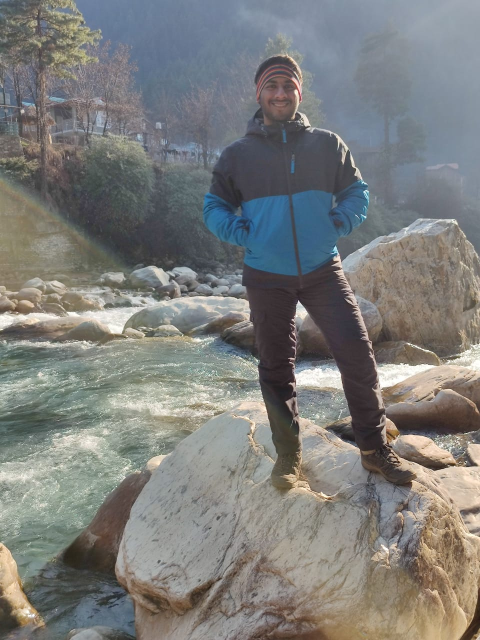
#> input picture pictures/me2.jpg, 960 x 1280 px, found by its file name (shown at 1/2 size)
$ python face_detection_photo.py
#> lines starting #> are read from the running program, lines starting #| are printed output that depends on the picture; after the words box and inside, x2 and y2 are one past the last pixel; in counts of white or black regions, pixels touching at a corner belong together
import cv2 as cv

img = cv.imread('/home/arpitjain/Desktop/Code/Python/OpenCV/pictures/me2.jpg')
#> img is the input picture: shape (1280, 960, 3); mean B, G, R 123.2, 125.2, 124.5
image = cv.resize(img, (600,600))
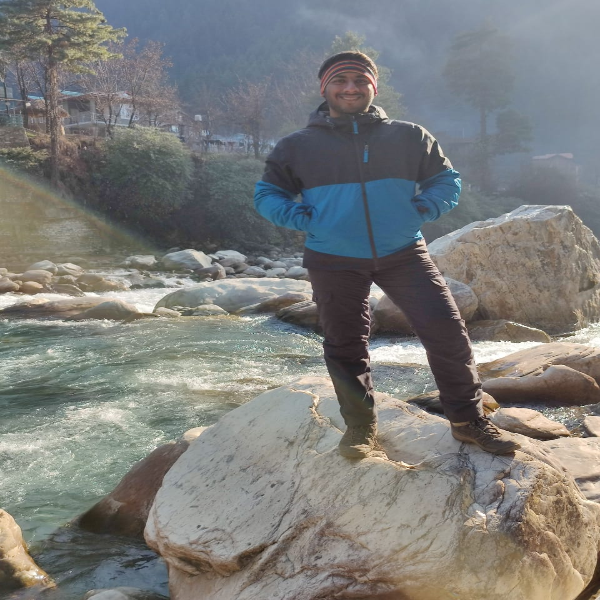
#> image: shape (600, 600, 3); mean B, G, R 123.1, 125.1, 124.4
gray = cv.cvtColor(image, cv.COLOR_BGR2GRAY)
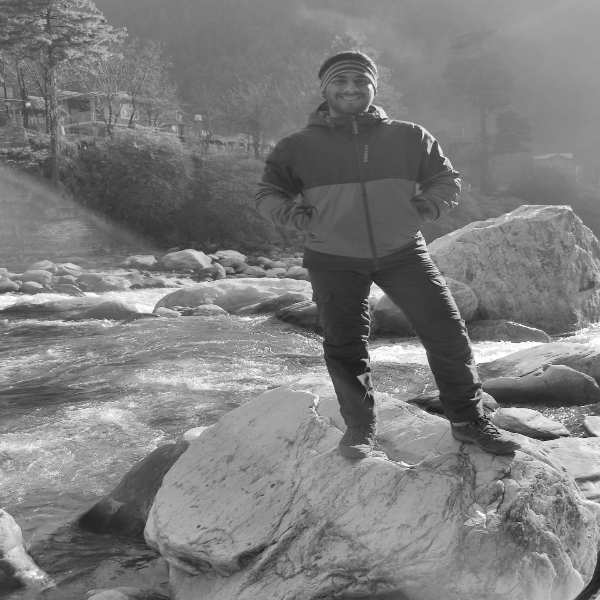
#> gray: shape (600, 600); min 21, max 255, mean 124.7


cascade_face = cv.CascadeClassifier('/home/arpitjain/Desktop/Code/Python/OpenCV/haarcascades/haarcascade_frontalface_alt2.xml')

faces_rect = cascade_face.detectMultiScale(gray, 1.2, 3)
#> faces_rect = [[324, 60, 52, 52]]

print(f'number of faces found = {len(faces_rect)}')
#| number of faces found = 1

for (x,y,w,h) in faces_rect:
    cv.rectangle(image, (x,y), (x+w,y+h), (0,255,0), thickness = 2)
#> this loop made 1 pass
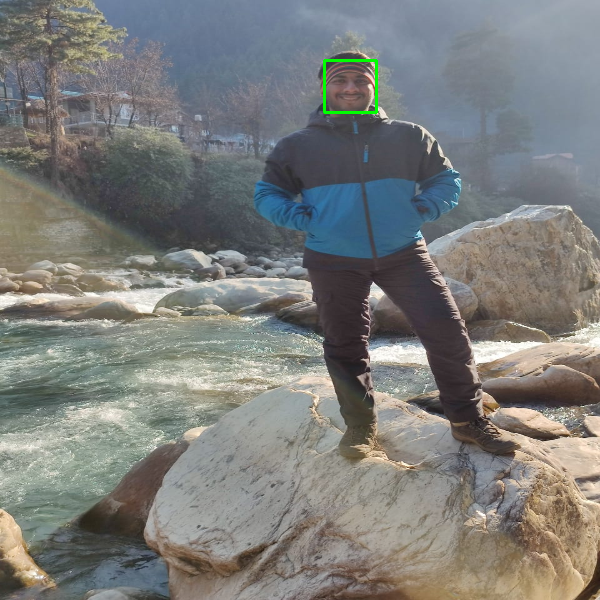
#> image: shape (600, 600, 3); 0.17% of pixels changed, all inside (x1, y1, x2, y2) = (323, 59, 378, 114)

cv.imshow('Detected faces', image)


cv.waitKey(0)

$ run again, with pictures/me3.jpg copied over pictures/me2.jpg
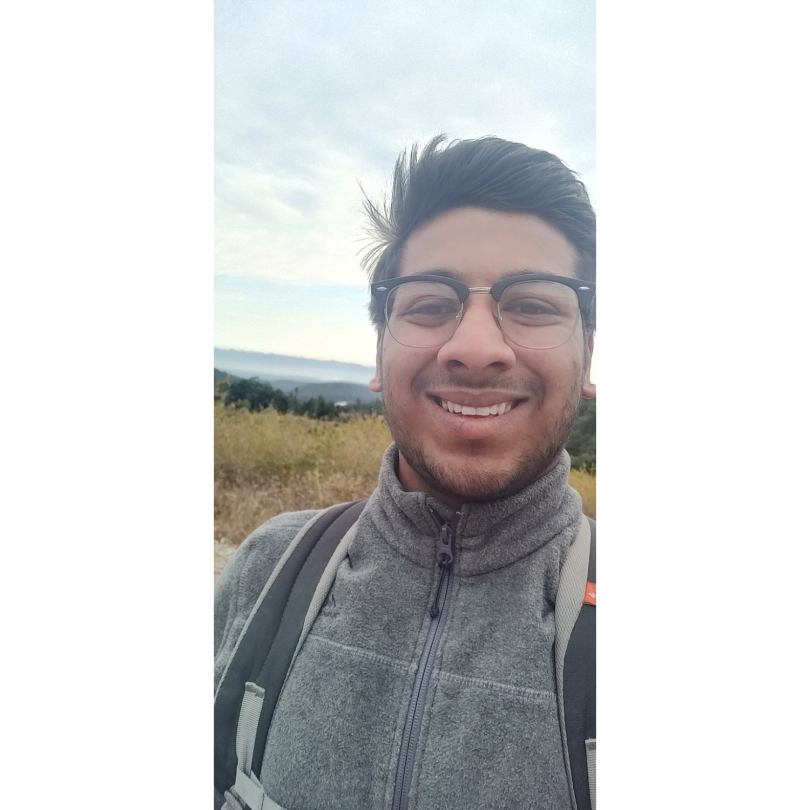
#> input picture pictures/me3.jpg, 1620 x 1620 px, found by its file name (shown at 1/2 size)
#> img is the input picture: shape (1620, 1620, 3); mean B, G, R 207.6, 207.1, 206.6
#> `gray = cv.cvtColor(image, cv.COLOR_BGR2GRAY)`:
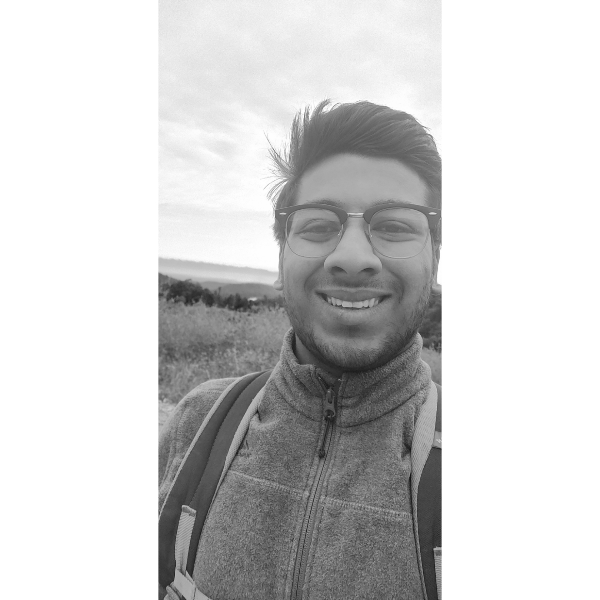
#> gray: shape (600, 600); min 19, max 255, mean 207
#> faces_rect = [[262, 151, 188, 188]]
#| number of faces found = 1
#> the loop `for (x,y,w,h) in faces_rect:` made 1 pass
#> after the loop `for (x,y,w,h) in faces_rect:`:
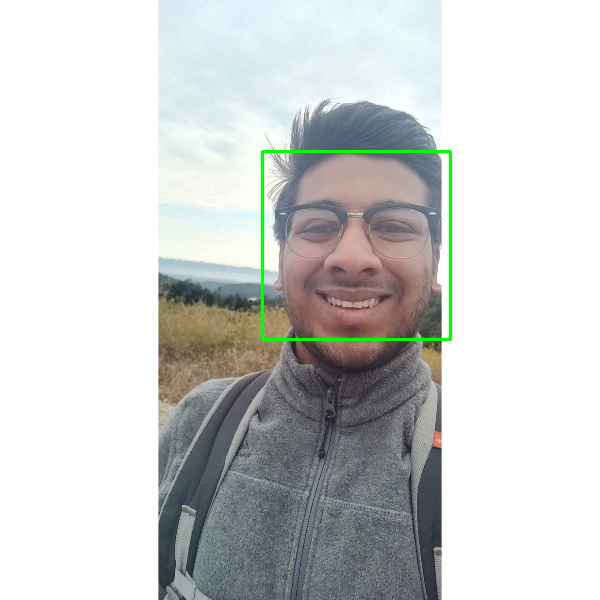
#> image: shape (600, 600, 3); mean B, G, R 206.4, 207.5, 205.4

$ run again, with pictures/falls.jpg copied over pictures/me2.jpg
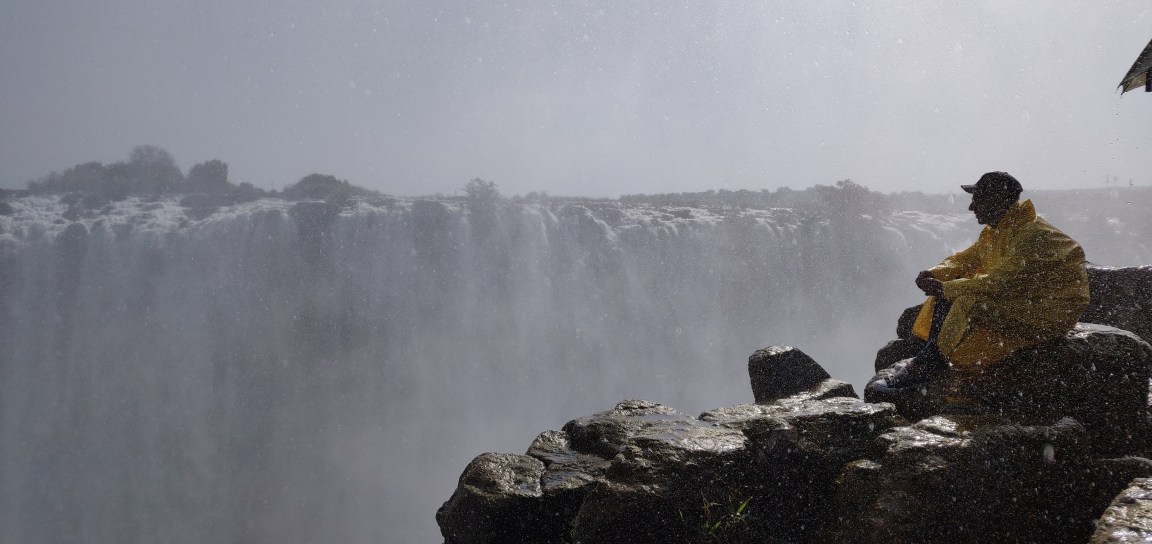
#> input picture pictures/falls.jpg, 4608 x 2176 px, found by its file name (shown at 1/4 size)
#> img is the input picture: shape (2176, 4608, 3); mean B, G, R 129.6, 123.5, 123.1
#> `image = cv.resize(img, (600,600))`:
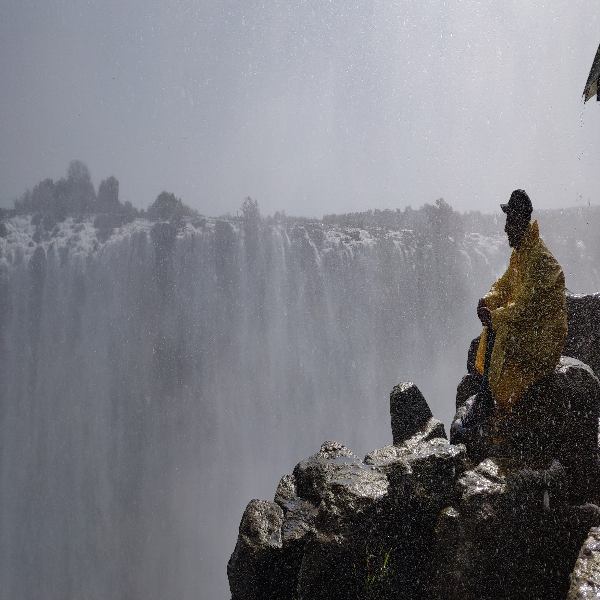
#> image: shape (600, 600, 3); mean B, G, R 129.5, 123.4, 123
#> faces_rect = ()
#| number of faces found = 0
